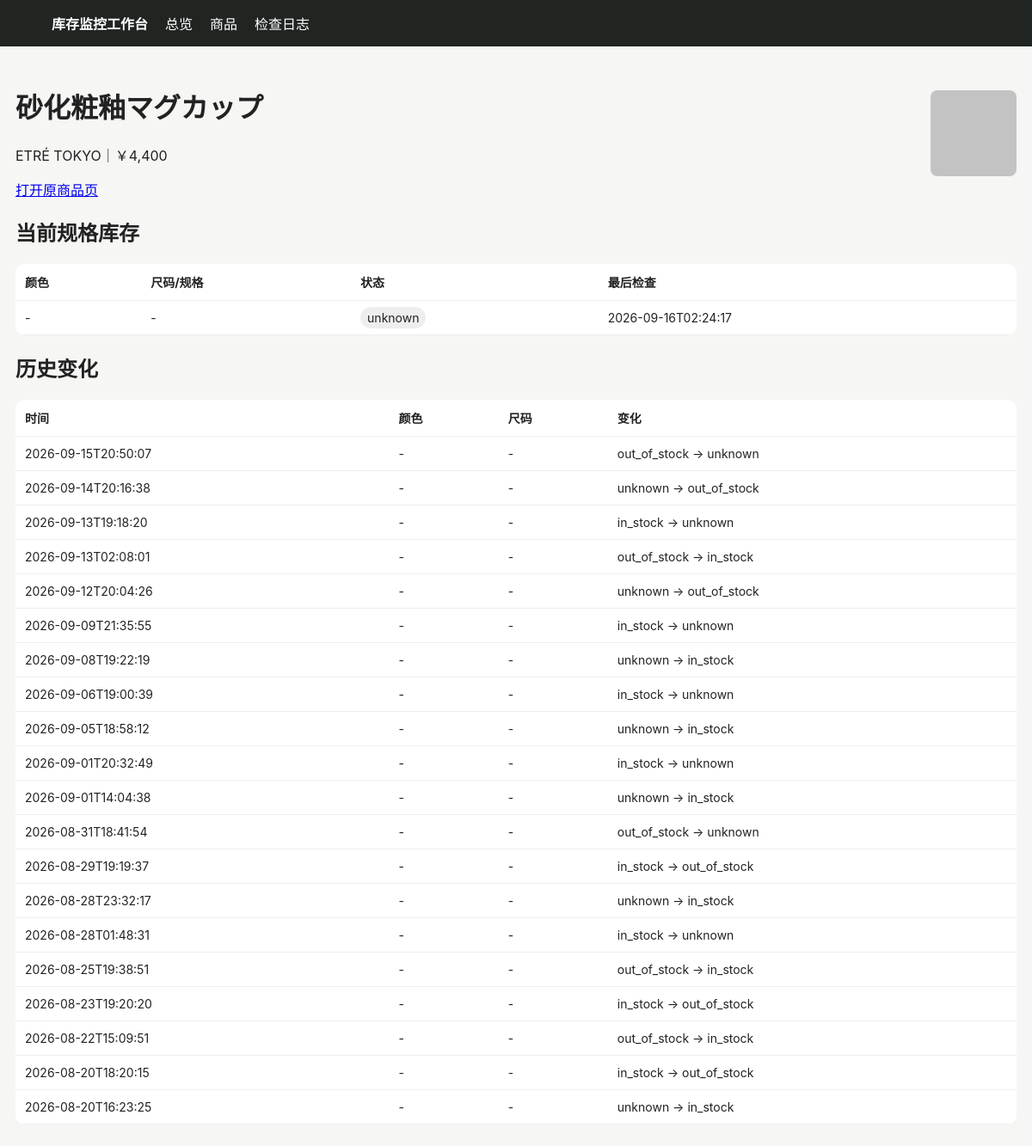
/product/530, run on an earlier commit of the app's database.
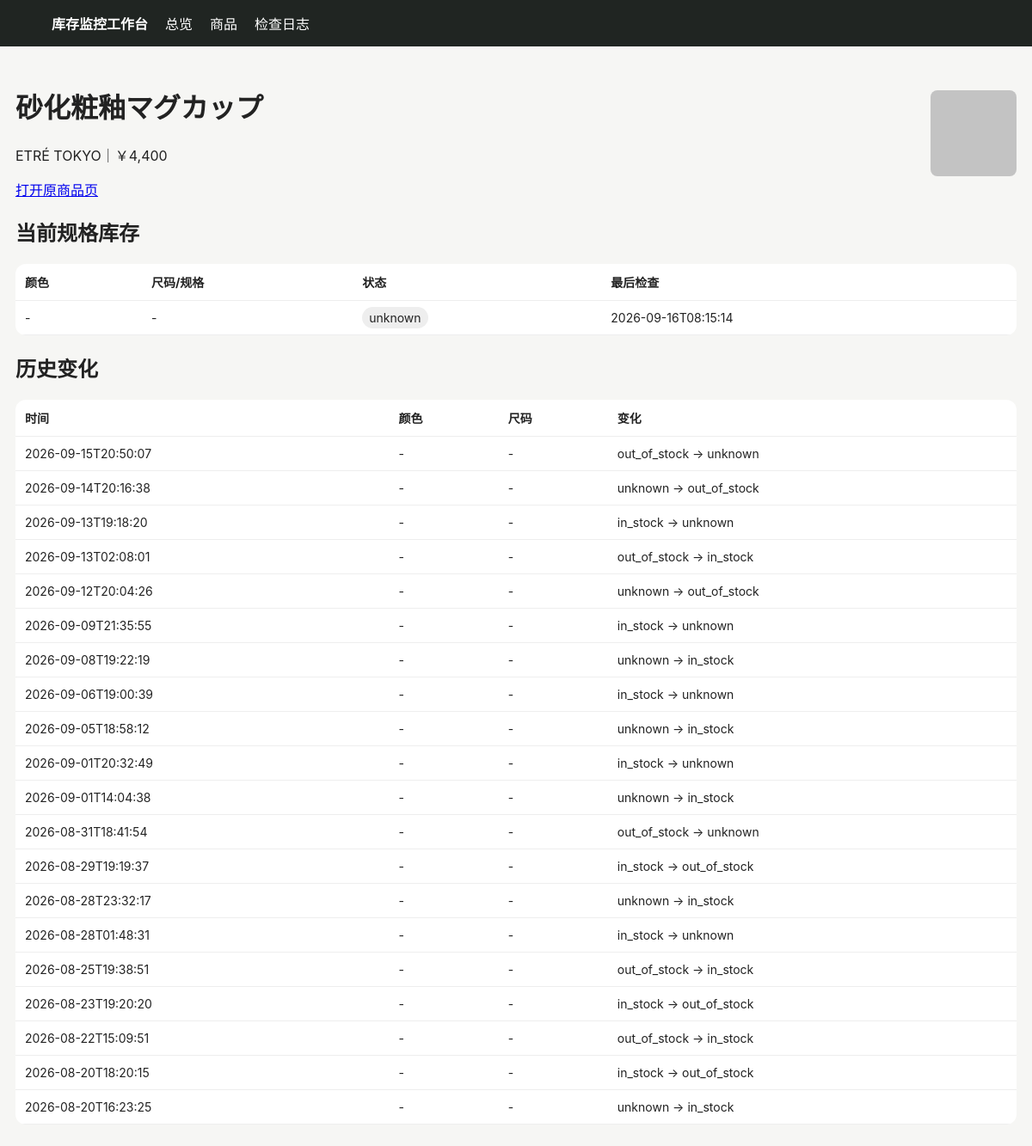
And on a later commit of the database.
### tables this page shows
CREATE TABLE products (
 id INTEGER PRIMARY KEY AUTOINCREMENT,
 site TEXT NOT NULL,
 url TEXT NOT NULL UNIQUE,
 name TEXT NOT NULL,
 price TEXT,
 image_url TEXT,
 first_seen TEXT NOT NULL,
 last_seen TEXT NOT NULL
);

CREATE TABLE variants (
 id INTEGER PRIMARY KEY AUTOINCREMENT,
 product_id INTEGER NOT NULL,
 color TEXT NOT NULL DEFAULT '',
 size TEXT NOT NULL DEFAULT '',
 status TEXT NOT NULL,
 last_checked TEXT NOT NULL,
 UNIQUE(product_id, color, size)
);

CREATE TABLE changes (
 id INTEGER PRIMARY KEY AUTOINCREMENT,
 product_id INTEGER NOT NULL,
 color TEXT NOT NULL DEFAULT '',
 size TEXT NOT NULL DEFAULT '',
 old_status TEXT NOT NULL,
 new_status TEXT NOT NULL,
 detected_at TEXT NOT NULL
);

### app/main.py (the view)
@app.get("/product/{pid}")
def product(request: Request, pid: int):
    with conn() as c:
        p=c.execute("SELECT * FROM products WHERE id=?",(pid,)).fetchone()
        vs=c.execute("SELECT * FROM variants WHERE product_id=? ORDER BY color,size",(pid,)).fetchall()
        cs=c.execute("SELECT * FROM changes WHERE product_id=? ORDER BY detected_at DESC",(pid,)).fetchall()
    return templates.TemplateResponse("product.html", {"request":request,"p":p,"variants":vs,"changes":cs})

### app/templates/product.html
{% extends "base.html" %}{% block content %}<div class="top"><div><h1>{{p.name}}</h1><p>{{p.site}}｜{{p.price}}</p><a href="{{p.url}}" target="_blank">打开原商品页</a></div>{% if p.image_url %}<img class="thumb" style="width:100px;height:100px" src="{{p.image_url}}">{% endif %}</div>
<h2>当前规格库存</h2><table><tr><th>颜色</th><th>尺码/规格</th><th>状态</th><th>最后检查</th></tr>{% for v in variants %}<tr><td>{{v.color or "-"}}</td><td>{{v.size or "-"}}</td><td><span class="badge {{v.status}}">{{v.status}}</span></td><td>{{v.last_checked}}</td></tr>{% endfor %}</table>
<h2>历史变化</h2><table><tr><th>时间</th><th>颜色</th><th>尺码</th><th>变化</th></tr>{% for c in changes %}<tr><td>{{c.detected_at}}</td><td>{{c.color or "-"}}</td><td>{{c.size or "-"}}</td><td>{{c.old_status}} → {{c.new_status}}</td></tr>{% endfor %}</table>{% endblock %}

### app/templates/base.html (shortened to what this page needs)
<!doctype html><html lang="zh-CN"><head><meta charset="utf-8"><meta name="viewport" content="width=device-width,initial-scale=1">
</head><body><nav><strong>库存监控工作台</strong><a href="/">总览</a><a href="/products">商品</a><a href="/logs">检查日志</a></nav><main>{% block content %}{% endblock %}</main></body></html>

### app/templates/base.html (style rules this page uses)
body { font-family:-apple-system,BlinkMacSystemFont,"Segoe UI",sans-serif;background:#f6f6f4;color:#222;margin:0 }
nav { background:#202522;color:#fff;padding:15px 5%;display:flex;gap:20px;align-items:center }
nav a { color:#fff;text-decoration:none }
main { max-width:1180px;margin:25px auto;padding:0 18px }
table { width:100%;border-collapse:collapse;background:#fff;border-radius:12px;overflow:hidden }
th,td { padding:11px;border-bottom:1px solid #eee;text-align:left;font-size:14px }
.badge { padding:4px 8px;border-radius:999px;background:#eee }
.unknown { background:#eee }
img.thumb { width:52px;height:52px;object-fit:cover;border-radius:8px }
.top { display:flex;justify-content:space-between;align-items:center;margin-bottom:18px }

What changed in the data, as far as the page shows it:
changed variants "unknown": last_checked "2026-09-16T02:24:17" → "2026-09-16T08:15:14"
